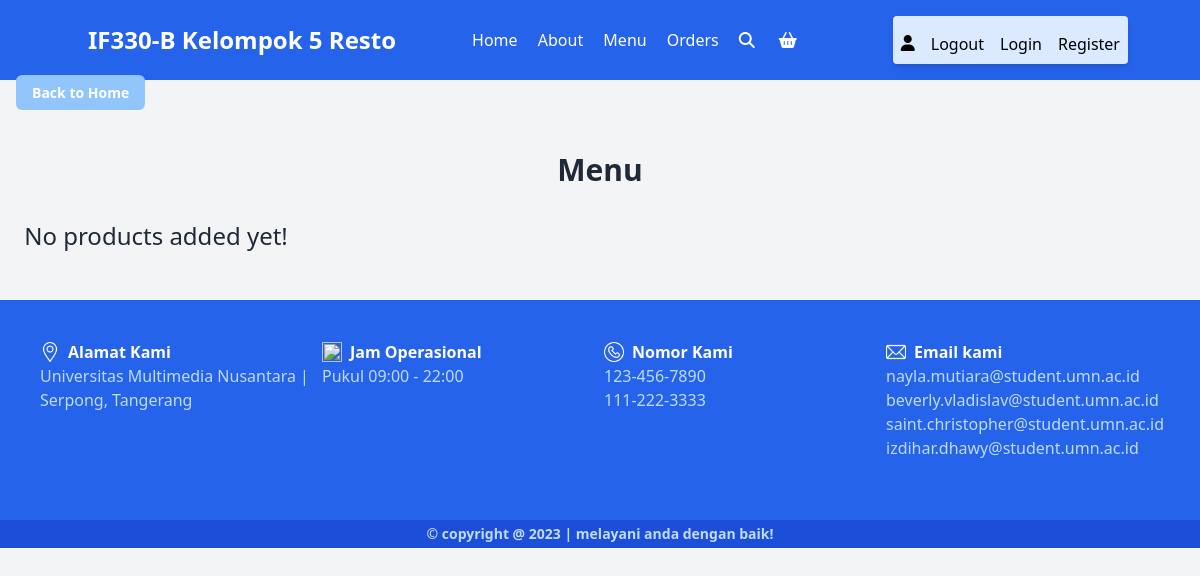
The app's page /menu.php, older data.
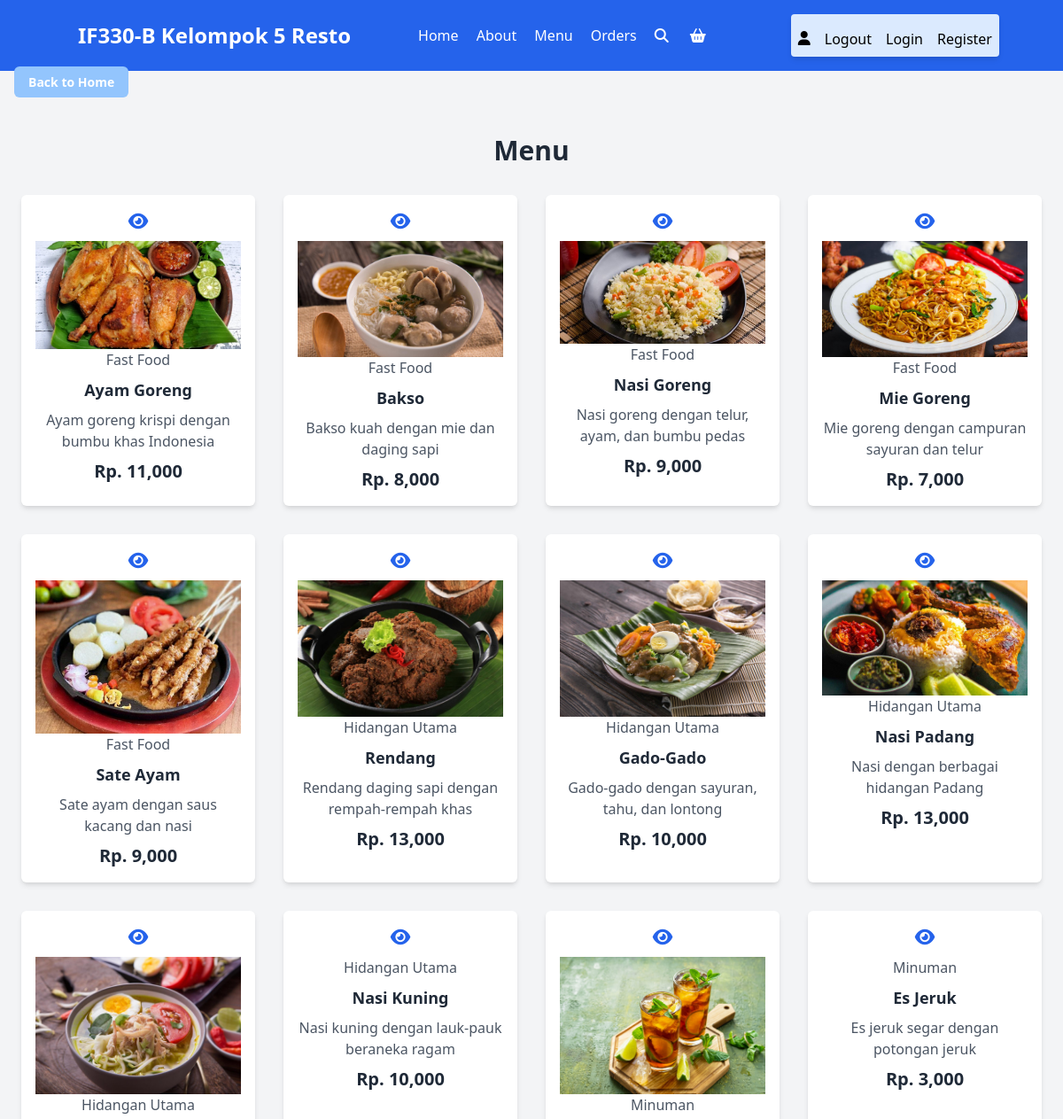
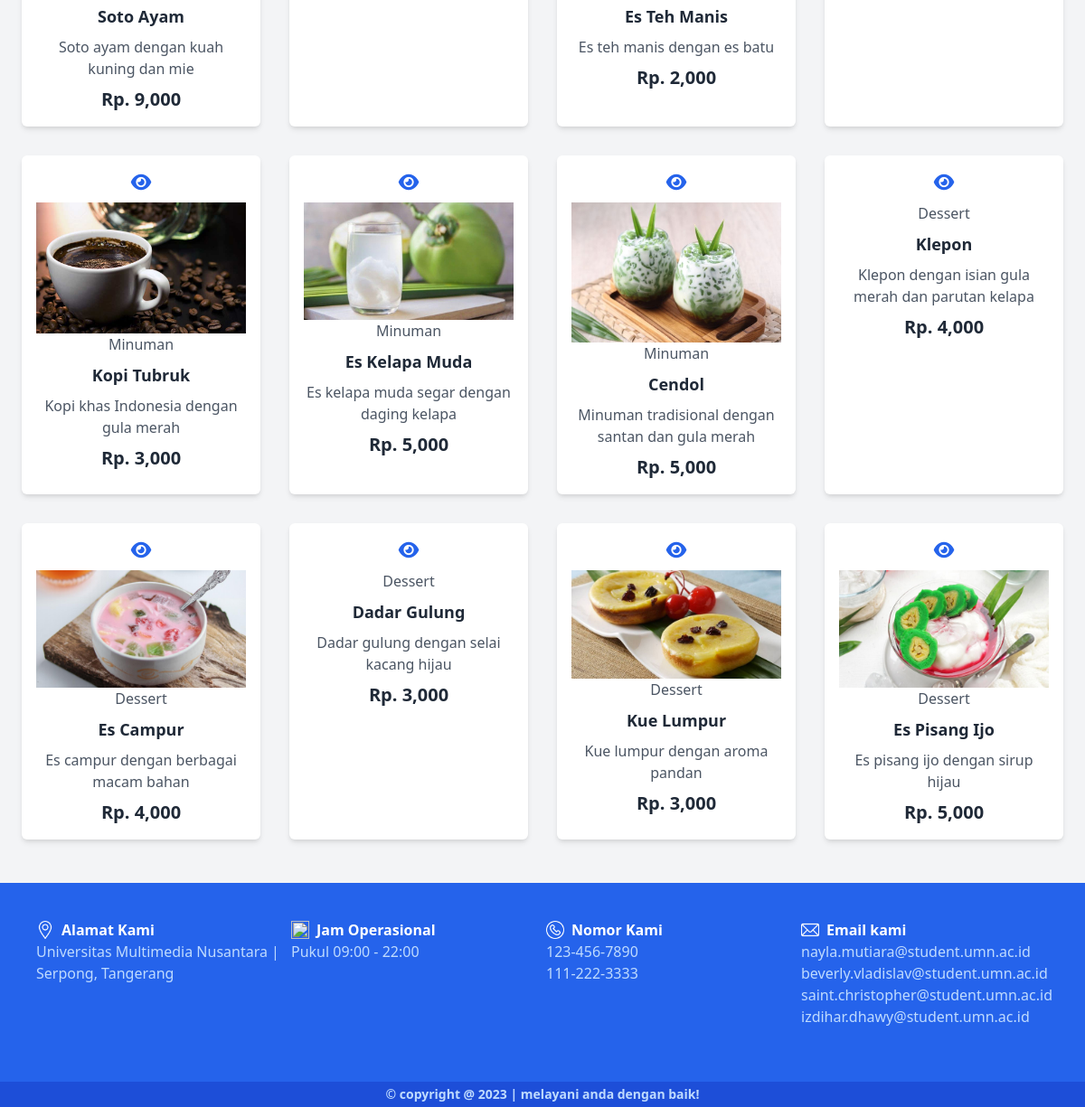
The same page, newer data (2 pictures, top to bottom).
### tables this page shows
CREATE TABLE `products` (
  `id` int(100) NOT NULL,
  `name` varchar(100) NOT NULL,
  `category` varchar(100) NOT NULL,
  `deskripsi` varchar(800) NOT NULL,
  `price` int(10) NOT NULL,
  `image` varchar(100) NOT NULL
);

### menu.php (the view, shortened to what this page needs)
<?php
include 'components/connect.php';
?>
<!DOCTYPE html>
<html lang="en">
<head>
    <link rel="stylesheet" href="https://cdnjs.cloudflare.com/ajax/libs/font-awesome/6.1.1/css/all.min.css">
    <link href="https://unpkg.com/tailwindcss@^2.2/dist/tailwind.min.css" rel="stylesheet">
</head>
<body class="bg-gray-100 font-sans">
    <?php include 'components/user_header.php'; ?>
    <?php include 'components/back_to_home.php'; ?>
    <section class="text-center py-12 px-6">
        <h1 class="text-3xl font-bold text-gray-800 mb-8">Menu</h1>
        <div class="grid grid-cols-1 sm:grid-cols-2 md:grid-cols-3 lg:grid-cols-4 gap-8">
            <?php
         $select_products = $conn->prepare("SELECT * FROM `products`");
         $select_products->execute();
         if($select_products->rowCount() > 0){
            while($fetch_products = $select_products->fetch(PDO::FETCH_ASSOC)){
               $product_description = $fetch_products['deskripsi'];
               $formatted_price = number_format($fetch_products['price'], 0, ',', '.') . ',000';
      ?>
            <form action="" method="post" class="bg-white p-4 shadow-md rounded-md">
                <a href="quick_view.php?pid=<?= $fetch_products['id']; ?>" class="text-blue-600 text-xl">
                    <i class="fas fa-eye"></i>
                </a>
                <img src="resto-images/<?= $fetch_products['image']; ?>" alt="" class="mt-2">
                <a href="category.php?category=<?= $fetch_products['category']; ?>" class="text-gray-600">
                    <?= $fetch_products['category']; ?>
                </a>
                <div class="text-lg font-semibold text-gray-800 mt-2"><?= $fetch_products['name']; ?></div>
                <p class="text-gray-600 mt-2"><?= $product_description ?></p>
                <div class="flex items-center justify-center mt-2">
                    <div class="text-xl font-semibold   text-gray-800">
                        Rp. <?= $formatted_price; ?>
                    </div>
                </div>
            </form>
            <?php
            }
         } else {
            echo '<p class="text-2xl text-gray-800">No products added yet!</p>';
         }
      ?>
        </div>
    </section>
    <?php include 'components/footer.php'; ?>
</body>
</html>

Row changes from the older to the newer data that the page shows:
added products: image (picture), category "Fast Food", name "Ayam Goreng", deskripsi "Ayam goreng krispi dengan bumbu khas Indonesia", price "11,000"
added products: image (picture), category "Fast Food", name "Bakso", deskripsi "Bakso kuah dengan mie dan daging sapi", price "8,000"
added products: image (picture), category "Fast Food", name "Nasi Goreng", deskripsi "Nasi goreng dengan telur, ayam, dan bumbu pedas", price "9,000"
added products: image (picture), category "Fast Food", name "Mie Goreng", deskripsi "Mie goreng dengan campuran sayuran dan telur", price "7,000"
added products: image (picture), category "Fast Food", name "Sate Ayam", deskripsi "Sate ayam dengan saus kacang dan nasi", price "9,000"
added products: image (picture), category "Hidangan Utama", name "Rendang", deskripsi "Rendang daging sapi dengan rempah-rempah khas", price "13,000"
added products: image (picture), category "Hidangan Utama", name "Gado-Gado", deskripsi "Gado-gado dengan sayuran, tahu, dan lontong", price "10,000"
added products: image (picture), category "Hidangan Utama", name "Nasi Padang", deskripsi "Nasi dengan berbagai hidangan Padang", price "13,000"
added products: image (picture), category "Hidangan Utama", name "Soto Ayam", deskripsi "Soto ayam dengan kuah kuning dan mie", price "9,000"
added products: category "Hidangan Utama", name "Nasi Kuning", deskripsi "Nasi kuning dengan lauk-pauk beraneka ragam", price "10,000"
added products: image (picture), category "Minuman", name "Es Teh Manis", deskripsi "Es teh manis dengan es batu", price "2,000"
added products: category "Minuman", name "Es Jeruk", deskripsi "Es jeruk segar dengan potongan jeruk", price "3,000"
added products: image (picture), category "Minuman", name "Kopi Tubruk", deskripsi "Kopi khas Indonesia dengan gula merah", price "3,000"
added products: image (picture), category "Minuman", name "Es Kelapa Muda", deskripsi "Es kelapa muda segar dengan daging kelapa", price "5,000"
added products: image (picture), category "Minuman", name "Cendol", deskripsi "Minuman tradisional dengan santan dan gula merah", price "5,000"
added products: category "Dessert", name "Klepon", deskripsi "Klepon dengan isian gula merah dan parutan kelapa", price "4,000"
added products: image (picture), category "Dessert", name "Es Campur", deskripsi "Es campur dengan berbagai macam bahan", price "4,000"
added products: category "Dessert", name "Dadar Gulung", deskripsi "Dadar gulung dengan selai kacang hijau", price "3,000"
added products: image (picture), category "Dessert", name "Kue Lumpur", deskripsi "Kue lumpur dengan aroma pandan", price "3,000"
added products: image (picture), category "Dessert", name "Es Pisang Ijo", deskripsi "Es pisang ijo dengan sirup hijau", price "5,000"
Text that changed along with them:
text no longer shown: "No products added yet!"
